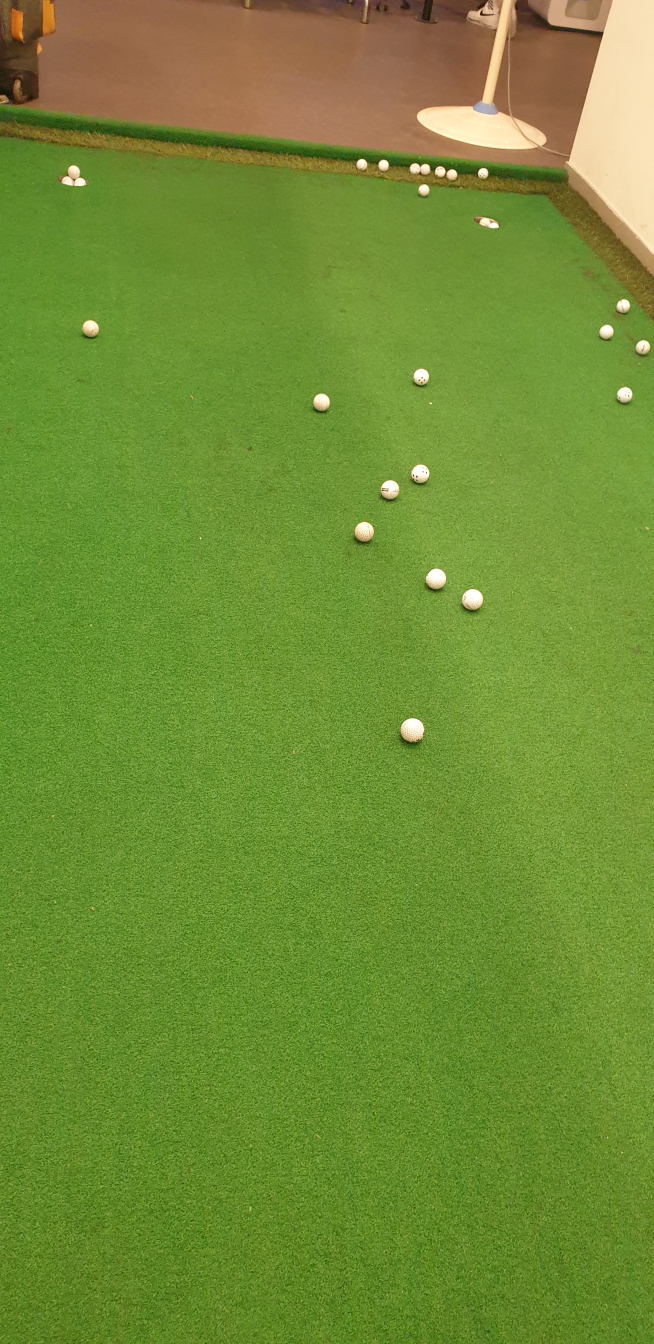
#> input picture tasks/NearBall_1.jpg, 1960 x 4032 px (shown at 1/3 size); its folder holds only this picture in this run
$ python NearBall.py
#> lines starting #> are read from the running program, lines starting #| are printed output that depends on the picture; after the words box and inside, x2 and y2 are one past the last pixel; in counts of white or black regions, pixels touching at a corner belong together; long printed decimals are rounded
### Definitions.py
import cv2
import numpy as np
import math


def on_mouse(event, x, y, flags, param):
    if event == cv2.EVENT_LBUTTONDOWN:
        print(x, y)


# [30 lines left out: functions getDelay, getBack, on_trackbar, not called in this run]


def distance(x1, y1, x2, y2):
    return math.sqrt((x1 - x2) ** 2 + (y1 - y2) ** 2)


# [6 lines left out: function gradient, not called in this run]

### NearBall.py
import math
import sys
import cv2
import numpy as np
import Definitions as df
import erasing_background as eb
from openpyxl import Workbook

imgList = list()
for i in range(6):
    imgList.append("tasks/NearBall_{}.jpg".format(i+1))

lo = 80
real_prop = 42.7/1000
# uneasy to detect balls due to shadow, but it is not needed to detect perfectly for deciding collision

img = cv2.imread(imgList[0])
#> img is the input picture: shape (4032, 1960, 3); mean B, G, R 53.2, 142.1, 112.5
imgc = img.copy()
alpha = 1.0
img = np.clip((1 + alpha) * img - 128 * alpha, 0, 255).astype(np.uint16)
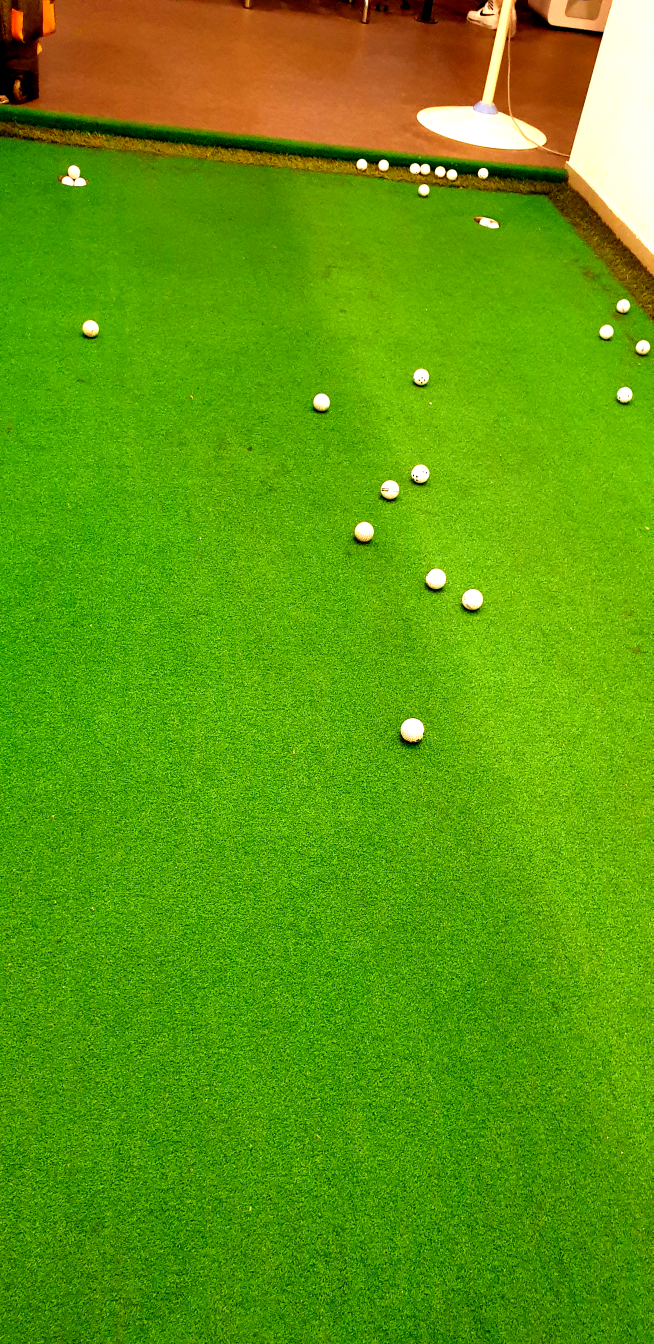
#> img: shape (4032, 1960, 3) uint16 (shown at 1/3 size); mean B, G, R 9.9, 154.7, 94.4
img = cv2.GaussianBlur(img, (0, 0), 1.5)
dst = cv2.inRange(img, np.array([lo, lo, lo]), np.array([255, 255, 255]))
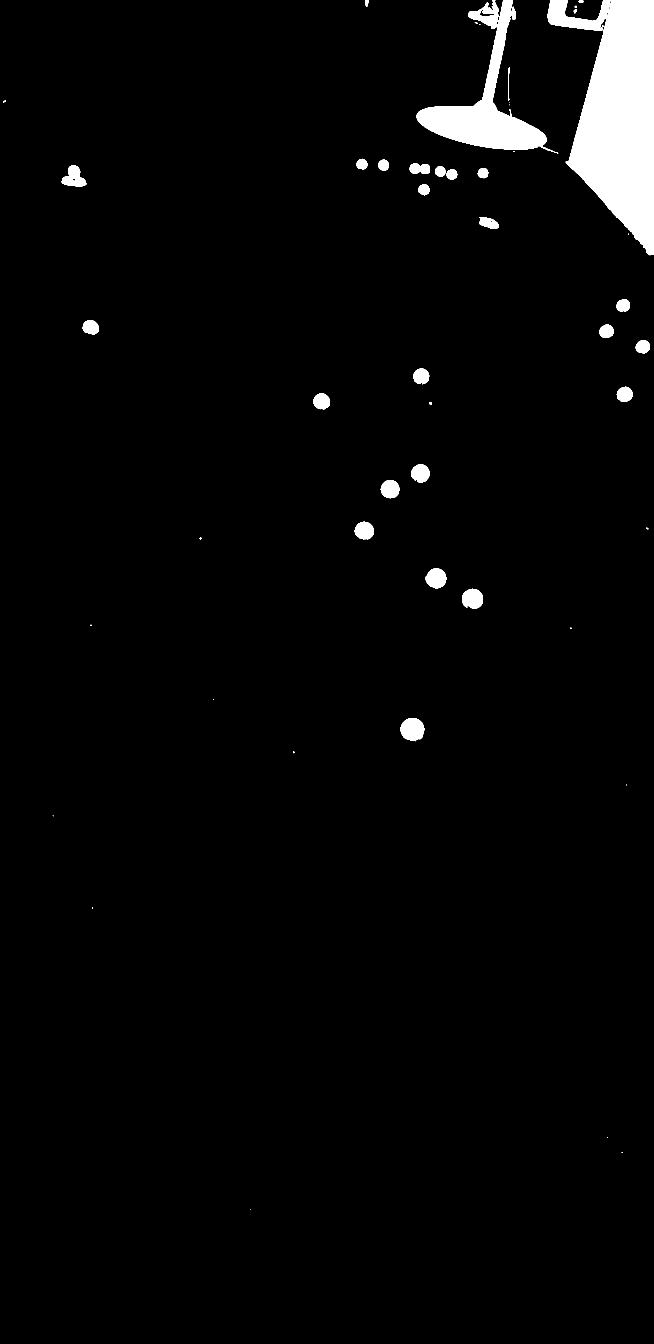
#> dst: shape (4032, 1960) (shown at 1/3 size); 2.9% white; 50 white regions (15 under 20 px), largest, box (x1, y1, x2, y2) and area: (1643, 0, 1960, 766) 137763, (1250, 0, 1675, 460) 49251, (1202, 2154, 1273, 2224) 3849
dst = cv2.medianBlur(dst, 3)
#> dst: shape (4032, 1960); 2.9% white; 49 white regions (13 under 20 px), largest, box (x1, y1, x2, y2) and area: (1643, 0, 1960, 766) 137779, (1250, 0, 1664, 457) 49227, (1202, 2154, 1273, 2223) 3848
src = cv2.cvtColor(dst, cv2.COLOR_GRAY2BGR)
#> src: shape (4032, 1960, 3); 2.9% white; 49 white regions (13 under 20 px)
temp_pic = imgc
_, labels, stats, centroids = cv2.connectedComponentsWithStats(dst)
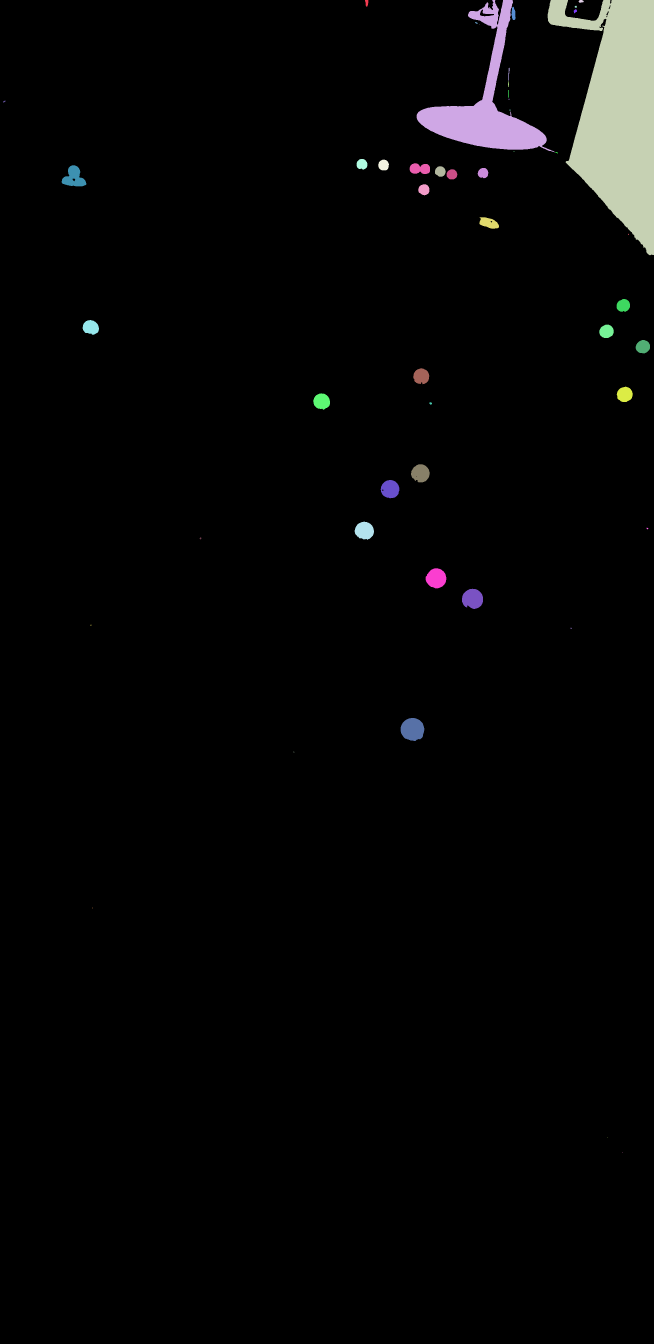
#> labels: shape (4032, 1960) int32 (shown at 1/3 size); 50 distinct labels, from 0 to 49; one colour per label, 0 black
#> stats = 50 rows, first 6: [0, 0, 1960, 4032, 7676389], [1095, 0, 10, 20, 150], [1250, 0, 414, 457, 49227], [1643, 0, 317, 766, 137779], [1736, 0, 15, 8, 95], [1724, 17, 7, 6, 32]; centroids = 50 pairs, first value 12.41 to 1941.7, second value 3.54 to 3457.5
contours, hierarchy = cv2.findContours(dst, cv2.RETR_TREE, cv2.CHAIN_APPROX_SIMPLE)
#> contours = 57 contours, 20 with area under 20; largest, box (x1, y1, x2, y2) and area: (1643, 0, 1960, 766) 136740, (1250, 0, 1664, 457) 48623, (1202, 2154, 1273, 2223) 3747, (1386, 1766, 1449, 1827) 2892, (1277, 1705, 1339, 1765) 2758
pts = list()
k1 = 3/2
k2 = 9/8


for i in range(len(stats)):
    x, y, w, h, area = stats[i]
    mx, my = centroids[i]
    if (h, w) < dst.shape and 0.9 < area / (0.25 * math.pi * w * h) and 81 * 4 < w * h < 3600 * 4:
        if k1 > w/h >= 1:
            cv2.rectangle(temp_pic, (x, y, w, w), (0, 0, 255), 3)
            cv2.line(temp_pic, (int(mx), int(my-h/2+w/2)),
                     (int(mx), int(my-h/2+w/2)), (0, 0, 255), 11)
            point = [x, y, w, w, area, mx, my-h/2+w/2, w/2]
            pts.append(point)
        elif k1 > h/w > 1:
            cv2.rectangle(temp_pic, (x, y, h, h), (0, 0, 255), 3)
            cv2.line(temp_pic, (int(mx-w/2+h/2), int(my)),
                     (int(mx-w/2+h/2), int(my)), (0, 0, 255), 11)
            point = [x, y, h, h, area, mx-w/2+h/2, my, h/2]
            pts.append(point)
#> this loop made 50 passes
#> (x, y, w, h, area, mx, my, point) on passes 19, 20, 23, 24, 25, 26, 29: (1070, 477, 32, 32, 814, 1085.5, 492.3, [1070, 477, 32, 32, 814, 1085.5, 492.3, 16]), (1135, 479, 32, 32, 827, 1150.5, 494.9, [1135, 479, 32, 32, 827, 1150.5, 494.9, 16]), (1305, 499, 32, 31, 781, 1320.5, 514, [1305, 499, 32, 32, 781, 1320.5, 514.5, 16]), (1433, 504, 32, 31, 764, 1448.9, 518.8, [1433, 504, 32, 32, 764, 1448.9, 519.3, 16]), (1340, 508, 32, 30, 770, 1355.4, 522.8, [1340, 508, 32, 32, 770, 1355.4, 523.8, 16]), (1255, 553, 33, 33, 856, 1271.5, 568.6, [1255, 553, 33, 33, 856, 1271.5, 568.6, 16.5]), (1850, 897, 40, 38, 1221, 1869.6, 916.1, [1850, 897, 40, 40, 1221, 1869.6, 917.1, 20])
#> (x, y, w, h, area, mx, my) on passes 1 to 6: (0, 0, 1960, 4032, 7676389, 959.4, 2060.7), (1095, 0, 10, 20, 150, 1099.9, 8.05), (1250, 0, 414, 457, 49227, 1455.2, 311.6), (1643, 0, 317, 766, 137779, 1855.7, 339.9), (1736, 0, 15, 8, 95, 1742.7, 3.54), (1724, 17, 7, 6, 32, 1726.9, 19.84)
#> after the loop, pts = 19 items

for j in range(len(pts)):
    for cnt in contours:
        if len(cnt)>=5:
            ellipse = cv2.fitEllipse(cnt)
            (x1, y1), (MA, ma), angle = ellipse
            if (0,0) < (int(y1), int(x1)) < dst.shape:
                for k in range(len(stats)):
                    if labels[int(y1)][int(x1)] == k+1:
                        cv2.ellipse(temp_pic, ellipse,(255,255,5),5)
#> this loop made 19 passes

sorted_pts = sorted(pts, key=lambda points: points[2]+point[3])
#> sorted_pts = 19 items
i1 = sorted_pts[-1]
#> i1 = [1202, 2154, 71, 71, 3848, 1237.2, 2188.8, 35.5]
i2 = sorted_pts[-2]
#> i2 = [1386, 1766, 63, 63, 2984, 1417.5, 1797, 31.5]
i3 = sorted_pts[-3]
#> i3 = [1277, 1705, 62, 62, 2842, 1308.2, 1735.6, 31]
triangle = [(i1[5], i1[6], i1[7]), (i2[5], i2[6], i2[7]), (i3[5], i3[6], i3[7]), df.distance(
    i1[5], i1[6], i2[5], i2[6]), df.distance(i3[5], i3[6], i2[5], i2[6]), df.distance(i3[5], i3[6], i1[5], i1[6])]
#> triangle = [(1237.2, 2188.8, 35.5), (1417.5, 1797, 31.5), (1308.2, 1735.6, 31), 431.3, 125.4, 458.7]
print(triangle)
#| [(1237.217, 2188.832, 35.5), (1417.520, 1797.029, 31.5), (1308.227, 1735.630, 31.0), 431.299, 125.358, 458.731]
cv2.imshow("img", cv2.resize(temp_pic, (0, 0), None,
           fx=0.25, fy=0.25, interpolation=None))
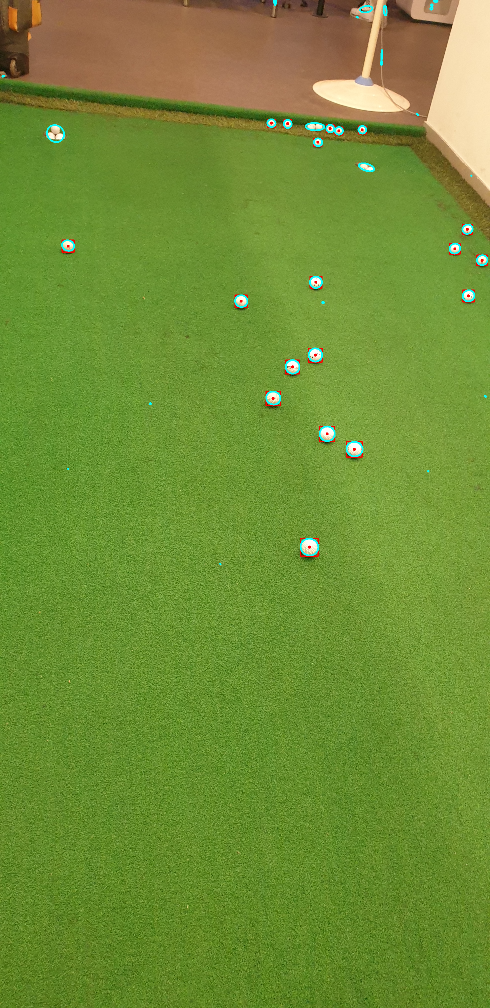
#> window 'img': shape (1008, 490, 3); mean B, G, R 53.7, 142.4, 112.2
cv2.imwrite('images/NearBall.jpg', temp_pic)
cv2.waitKey()
